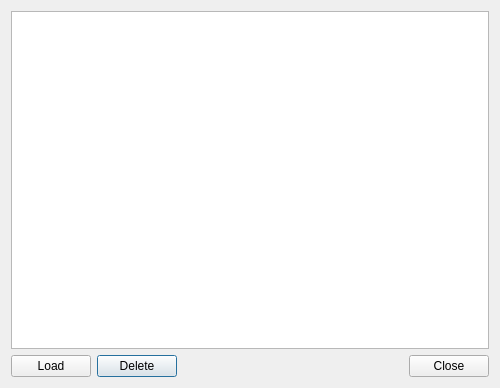
<?xml version="1.0" encoding="UTF-8"?>
<ui version="4.0">
 <class>ProjectsDialog</class>
 <widget class="QDialog" name="ProjectsDialog">
  <property name="windowModality">
   <enum>Qt::NonModal</enum>
  </property>
  <property name="geometry">
   <rect>
    <x>0</x>
    <y>0</y>
    <width>500</width>
    <height>388</height>
   </rect>
  </property>
  <property name="sizePolicy">
   <sizepolicy hsizetype="Preferred" vsizetype="Preferred">
    <horstretch>0</horstretch>
    <verstretch>0</verstretch>
   </sizepolicy>
  </property>
  <property name="minimumSize">
   <size>
    <width>500</width>
    <height>80</height>
   </size>
  </property>
  <property name="contextMenuPolicy">
   <enum>Qt::DefaultContextMenu</enum>
  </property>
  <property name="windowTitle">
   <string>Adaptive services</string>
  </property>
  <layout class="QGridLayout" name="gridLayout">
   <item row="0" column="0" colspan="4">
    <widget class="QTreeWidget" name="treeProjects">
     <property name="rootIsDecorated">
      <bool>false</bool>
     </property>
     <property name="itemsExpandable">
      <bool>false</bool>
     </property>
     <attribute name="headerVisible">
      <bool>false</bool>
     </attribute>
     <column>
      <property name="text">
       <string>file</string>
      </property>
     </column>
    </widget>
   </item>
   <item row="1" column="1">
    <widget class="QPushButton" name="buttonRemove">
     <property name="text">
      <string>Delete</string>
     </property>
    </widget>
   </item>
   <item row="1" column="0">
    <widget class="QPushButton" name="buttonLoad">
     <property name="text">
      <string>Load</string>
     </property>
    </widget>
   </item>
   <item row="1" column="2" colspan="2">
    <widget class="QDialogButtonBox" name="buttonBox">
     <property name="sizePolicy">
      <sizepolicy hsizetype="Expanding" vsizetype="Fixed">
       <horstretch>1</horstretch>
       <verstretch>0</verstretch>
      </sizepolicy>
     </property>
     <property name="autoFillBackground">
      <bool>false</bool>
     </property>
     <property name="standardButtons">
      <set>QDialogButtonBox::Close</set>
     </property>
     <property name="centerButtons">
      <bool>false</bool>
     </property>
    </widget>
   </item>
  </layout>
 </widget>
 <tabstops>
  <tabstop>treeProjects</tabstop>
  <tabstop>buttonLoad</tabstop>
  <tabstop>buttonBox</tabstop>
  <tabstop>buttonRemove</tabstop>
 </tabstops>
 <resources>
  <include location="resources.qrc"/>
 </resources>
 <connections>
  <connection>
   <sender>buttonBox</sender>
   <signal>clicked(QAbstractButton*)</signal>
   <receiver>ProjectsDialog</receiver>
   <slot>close()</slot>
   <hints>
    <hint type="sourcelabel">
     <x>407</x>
     <y>374</y>
    </hint>
    <hint type="destinationlabel">
     <x>474</x>
     <y>249</y>
    </hint>
   </hints>
  </connection>
 </connections>
</ui>
